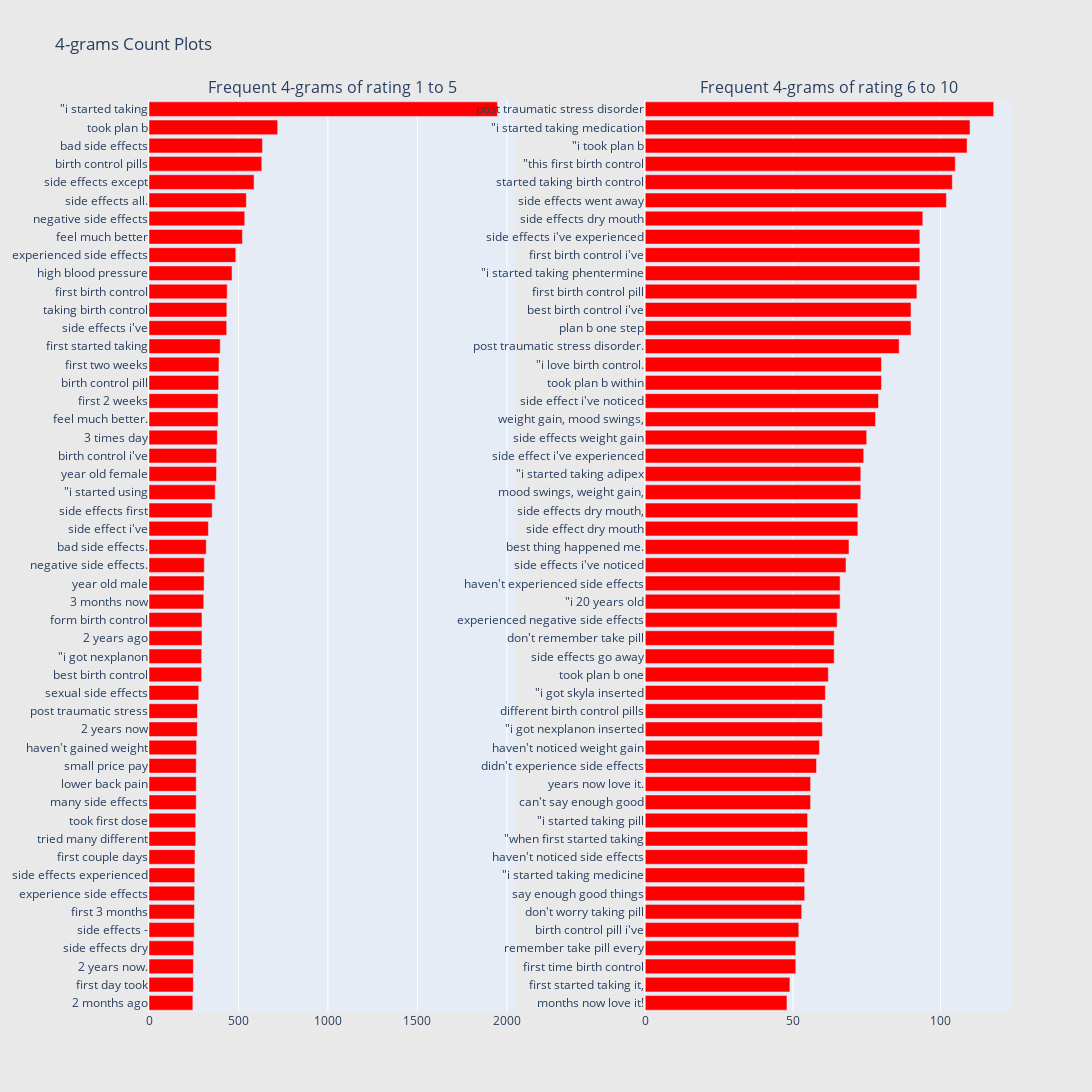

Notebook code cell kept with this figure:
### Code cell
req_dict = defaultdict(int)
for sent in df_all_1_5["review"]:
    for word in generate_ngrams(sent,4):
        freq_dict[word] += 1
fd_sorted = pd.DataFrame(sorted(freq_dict.items(), key=lambda x: x[1])[::-1])
fd_sorted.columns = ["word", "wordcount"]
trace1 = horizontal_bar_chart(fd_sorted.head(50), 'red')

freq_dict = defaultdict(int)
for sent in df_all_6_10["review"]:
    for word in generate_ngrams(sent,4):
        freq_dict[word] += 1
fd_sorted = pd.DataFrame(sorted(freq_dict.items(), key=lambda x: x[1])[::-1])
fd_sorted.columns = ["word", "wordcount"]
trace2 = horizontal_bar_chart(fd_sorted.head(50), 'red')

# Creating two subplots
fig = tools.make_subplots(rows=1, cols=2, vertical_spacing=0.04,horizontal_spacing=0.15,
                          subplot_titles=["Frequent 4-grams of rating 1 to 5", 
                                          "Frequent 4-grams of rating 6 to 10"])
fig.append_trace(trace1, 1, 1)
fig.append_trace(trace2, 1, 2)
fig['layout'].update(height=1200, width=1600, paper_bgcolor='rgb(233,233,233)', title="4-grams Count Plots")
py.iplot(fig, filename='word-plots')

### Figure 1 — Plotly figure (JSON) as saved in the notebook; plotly's stock layout.template omitted (floating-point values rounded to 4 significant figures)
{"data": [{"marker": {"color": "red"}, "orientation": "h", "showlegend": false, "type": "bar", "x": [245, 248, 248, 250, 253, 254, 255, 256, 257, 261, 261, 264, 264, 264, 266, 270, 271, 278, 294, 294, 296, 296, 306, 308, 309, 320, 332, 353, 370, 377, 378, 382, 386, 386, 389, 391, 398, 434, 435, 437, 464, 485, 522, 535, 544, 587, 630, 634, 719, 1947], "xaxis": "x", "y": ["2 months ago", "first day took", "2 years now.", "side effects dry", "side effects -", "first 3 months", "experience side effects", "side effects experienced", "first couple days", "tried many different", "took first dose", "many side effects", "lower back pain", "small price pay", "haven&#039;t gained weight", "2 years now", "post traumatic stress", "sexual side effects", "best birth control", "\"i got nexplanon", "2 years ago", "form birth control", "3 months now", "year old male", "negative side effects.", "bad side effects.", "side effect i&#039;ve", "side effects first", "\"i started using", "year old female", "birth control i&#039;ve", "3 times day", "feel much better.", "first 2 weeks", "birth control pill", "first two weeks", "first started taking", "side effects i&#039;ve", "taking birth control", "first birth control", "high blood pressure", "experienced side effects", "feel much better", "negative side effects", "side effects all.", "side effects except", "birth control pills", "bad side effects", "took plan b", "\"i started taking"], "yaxis": "y"}, {"marker": {"color": "red"}, "orientation": "h", "showlegend": false, "type": "bar", "x": [48, 49, 51, 51, 52, 53, 54, 54, 55, 55, 55, 56, 56, 58, 59, 60, 60, 61, 62, 64, 64, 65, 66, 66, 68, 69, 72, 72, 73, 73, 74, 75, 78, 79, 80, 80, 86, 90, 90, 92, 93, 93, 93, 94, 102, 104, 105, 109, 110, 118], "xaxis": "x2", "y": ["months now love it!", "first started taking it,", "first time birth control", "remember take pill every", "birth control pill i&#039;ve", "don&#039;t worry taking pill", "say enough good things", "\"i started taking medicine", "haven&#039;t noticed side effects", "\"when first started taking", "\"i started taking pill", "can&#039;t say enough good", "years now love it.", "didn&#039;t experience side effects", "haven&#039;t noticed weight gain", "\"i got nexplanon inserted", "different birth control pills", "\"i got skyla inserted", "took plan b one", "side effects go away", "don&#039;t remember take pill", "experienced negative side effects", "\"i 20 years old", "haven&#039;t experienced side effects", "side effects i&#039;ve noticed", "best thing happened me.", "side effect dry mouth", "side effects dry mouth,", "mood swings, weight gain,", "\"i started taking adipex", "side effect i&#039;ve experienced", "side effects weight gain", "weight gain, mood swings,", "side effect i&#039;ve noticed", "took plan b within", "\"i love birth control.", "post traumatic stress disorder.", "plan b one step", "best birth control i&#039;ve", "first birth control pill", "\"i started taking phentermine", "first birth control i&#039;ve", "side effects i&#039;ve experienced", "side effects dry mouth", "side effects went away", "started taking birth control", "\"this first birth control", "\"i took plan b", "\"i started taking medication", "post traumatic stress disorder"], "yaxis": "y2"}], "layout": {"annotations": [{"font": {"size": 16}, "showarrow": false, "text": "Frequent 4-grams of rating 1 to 5", "x": 0.2125, "xanchor": "center", "xref": "paper", "y": 1, "yanchor": "bottom", "yref": "paper"}, {"font": {"size": 16}, "showarrow": false, "text": "Frequent 4-grams of rating 6 to 10", "x": 0.7875, "xanchor": "center", "xref": "paper", "y": 1, "yanchor": "bottom", "yref": "paper"}], "height": 1200, "paper_bgcolor": "rgb(233,233,233)", "title": {"text": "4-grams Count Plots"}, "width": 1600, "xaxis": {"anchor": "y", "domain": [0, 0.425]}, "xaxis2": {"anchor": "y2", "domain": [0.575, 1]}, "yaxis": {"anchor": "x", "domain": [0, 1]}, "yaxis2": {"anchor": "x2", "domain": [0, 1]}}}
